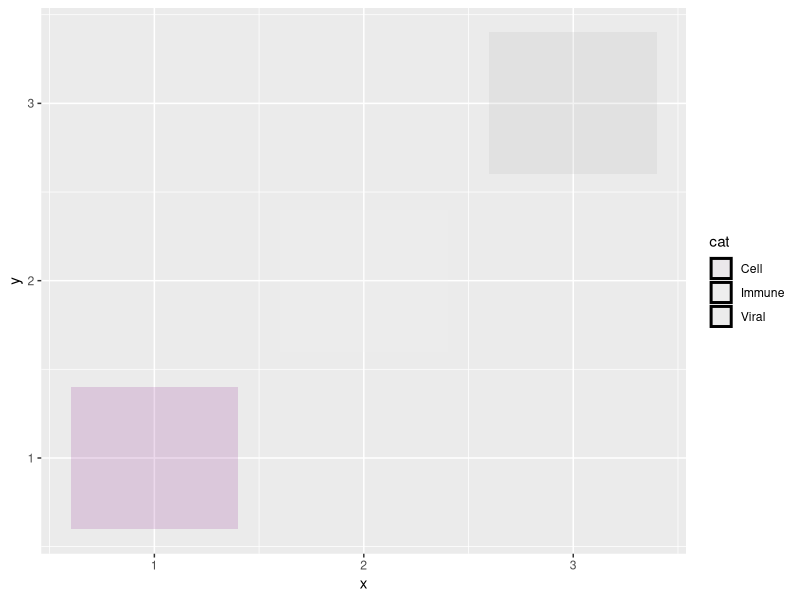

The R source for this figure:
library(ggplot2)
df <- data.frame(x = 1:3, y = 1:3, cat = c("Cell", "Immune", "Viral"))
p <- ggplot(df, aes(x, y, fill = cat)) +
  geom_rect(aes(xmin=x-0.4, xmax=x+0.4, ymin=y-0.4, ymax=y+0.4), alpha = 0.15, color = NA) +
  scale_fill_manual(values = c(Cell = "#800080", Viral = "#A9A9A9", Immune = "#F5F5F5")) +
  guides(fill = guide_legend(override.aes = list(fill = c("#ECD9EC", "#FEFEFE", "#F2F2F2"), color = "black", linewidth = 1, size = 1)))
ggsave("test_legend.png", p, width=5, height=5)
